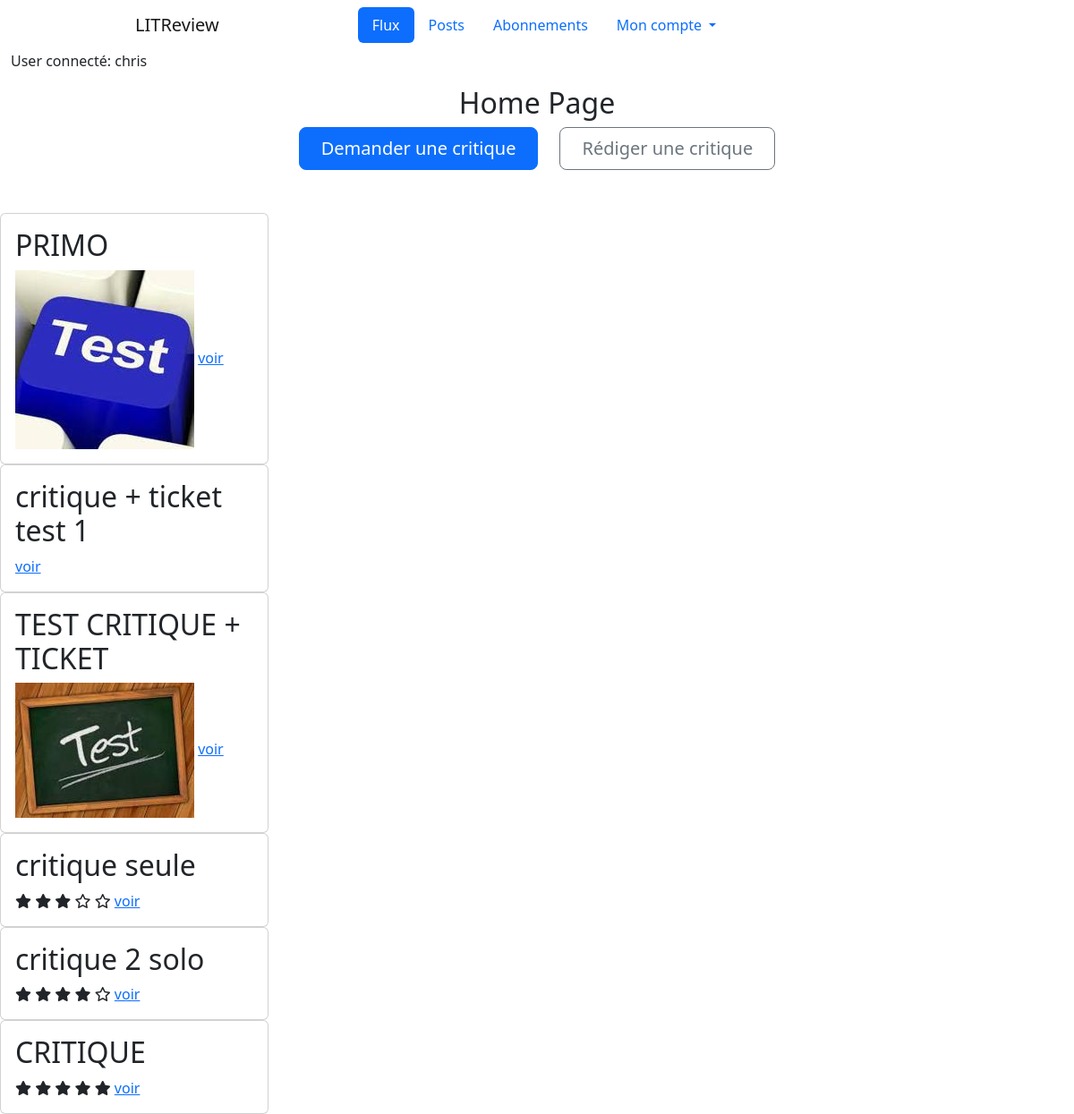
The app's page /home/ (signed in), older data.
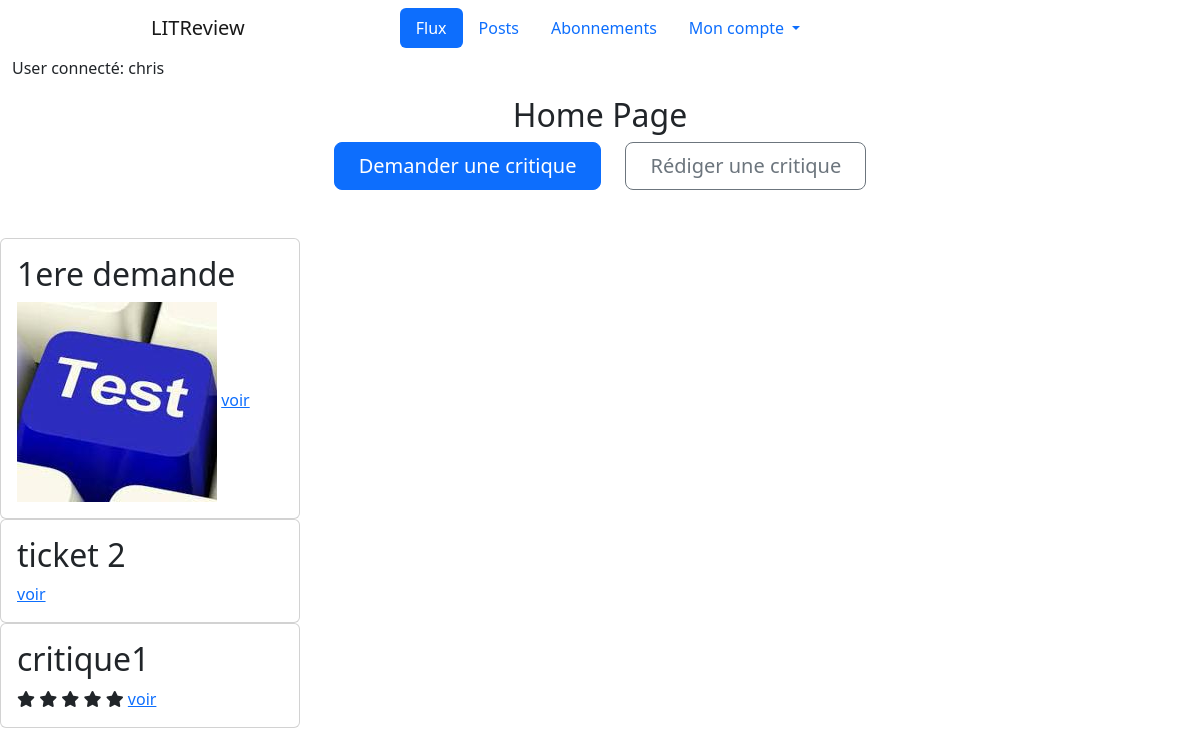
The same page, newer data.
### reviews/models.py (models this page shows, shortened)
class Ticket(models.Model):
    title = models.fields.CharField(max_length=128)
    description = models.fields.TextField(max_length=2048, blank=True)
    image = models.ImageField(null=True, blank=True)
    time_created = models.DateTimeField(auto_now_add=True)
    last_edited = models.DateTimeField(auto_now_add=True, null=True)
    user = models.ForeignKey(settings.AUTH_USER_MODEL, null=True, on_delete=models.CASCADE)
    IMAGE_MAX_SIZE = (200, 200)

class Review(models.Model):
    class Rating(models.IntegerChoices):
        ZERO = 0
        ONE = 1
        TWO = 2
        THREE = 3
        FOUR = 4
        FIVE = 5
    ticket = models.ForeignKey(Ticket, on_delete=models.CASCADE)
    headline = models.fields.CharField(max_length=128)
    body = models.fields.TextField(max_length=8192, blank=True)
    rating = models.fields.IntegerField(choices=Rating.choices, default=0)
    time_created = models.DateTimeField(auto_now_add=True)
    last_edited = models.DateTimeField(auto_now_add=True, null=True)
    user = models.ForeignKey(settings.AUTH_USER_MODEL, on_delete=models.CASCADE)

### reviews/views.py (the view)
# urls.py: 2. Add a URL to urlpatterns:  path('', views.home, name='home')
@login_required
def home(request):
    tickets = models.Ticket.objects.all()
    reviews = models.Review.objects.all()
    return render(request, 'reviews/home.html', context={'tickets': tickets, 'reviews': reviews})

### reviews/templates/reviews/home.html (shortened to what this page needs)
{% extends 'base.html' %}
{% block content %}
    <div class="row text-center">
        <h2>Home Page</h2>
    </div>
    <div class="d-grid gap-2 d-sm-flex justify-content-sm-center mb-5">
        <a type="button" class="btn btn-primary btn-lg px-4 me-sm-3"
                href="{% url 'ticket' %}">Demander une critique</a>
        <a type="button" class="btn btn-outline-secondary btn-lg px-4"
                href="{% url 'review_ticket' %}">Rédiger une critique</a>
    </div>
    <div class="col">
        {% for ticket in tickets %}
        <div class="card col-sm-3">
            <div class="card-body">
                <h2 class="card-title">{{ ticket.title }}</h2>
                {% if ticket.image %}
                    <img src="{{ ticket.image.url }}">
                {% endif %}
                    <a href="{% url 'view_ticket' ticket.id %}">voir</a>
            </div>
        </div>
        {% endfor %}
        {% for review in reviews %}
        <div class="card col-sm-3">
            <div class="card-body">
                <h2 class="card-title">{{ review.headline }}</h2>
                {% if review.rating == 0 %}
                    <i class="fa-regular fa-star"></i>
                    <i class="fa-regular fa-star"></i>
                    <i class="fa-regular fa-star"></i>
                    <i class="fa-regular fa-star"></i>
                    <i class="fa-regular fa-star"></i>
                {% elif review.rating == 1 %}
                    <i class="fa-solid fa-star"></i>
                    <i class="fa-regular fa-star"></i>
                    <i class="fa-regular fa-star"></i>
                    <i class="fa-regular fa-star"></i>
                    <i class="fa-regular fa-star"></i>
                {% elif review.rating == 2 %}
                    <i class="fa-solid fa-star"></i>
                    <i class="fa-solid fa-star"></i>
                    <i class="fa-regular fa-star"></i>
                    <i class="fa-regular fa-star"></i>
                    <i class="fa-regular fa-star"></i>
                {% elif review.rating == 3 %}
                    <i class="fa-solid fa-star"></i>
                    <i class="fa-solid fa-star"></i>
                    <i class="fa-solid fa-star"></i>
                    <i class="fa-regular fa-star"></i>
                    <i class="fa-regular fa-star"></i>
                {% elif review.rating == 4 %}
                    <i class="fa-solid fa-star"></i>
                    <i class="fa-solid fa-star"></i>
                    <i class="fa-solid fa-star"></i>
                    <i class="fa-solid fa-star"></i>
                    <i class="fa-regular fa-star"></i>
                {% elif review.rating == 5 %}
                    <i class="fa-solid fa-star"></i>
                    <i class="fa-solid fa-star"></i>
                    <i class="fa-solid fa-star"></i>
                    <i class="fa-solid fa-star"></i>
                    <i class="fa-solid fa-star"></i>
                {% endif %}
                <a href="{% url 'view_review' review.id %}">voir</a>
            </div>
        </div>
        {% endfor %}
        </div>
{% endblock content %}

Row changes from the older to the newer data that the page shows:
removed Ticket: title "PRIMO", image (picture)
removed Ticket: title "critique + ticket test 1"
removed Ticket: title "TEST CRITIQUE + TICKET", image (picture)
removed Review: headline "critique seule", rating 3 (drawn)
removed Review: headline "critique 2 solo", rating 4 (drawn)
removed Review: headline "CRITIQUE", rating 5 (drawn)
added Ticket: title "1ere demande", image (picture)
added Ticket: title "ticket 2"
added Review: headline "critique1", rating 5 (drawn)
